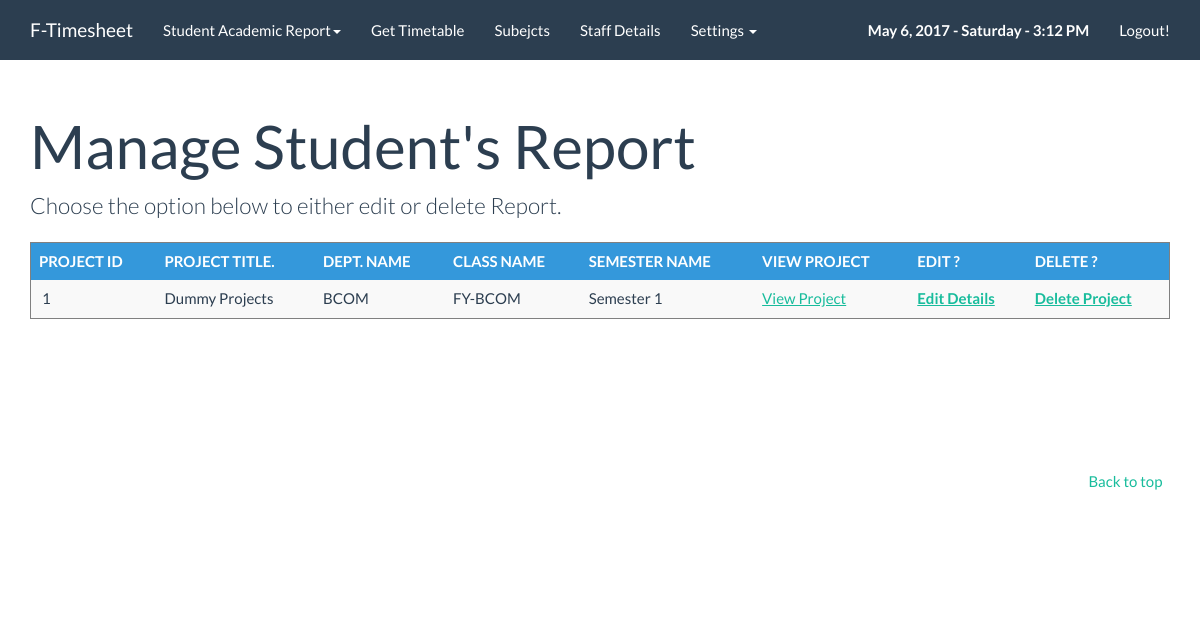
The app's page /projectsdit.php (signed in) with its own data.
### tables this page shows
CREATE TABLE IF NOT EXISTS `projects` (
  `ProjectId` int(11) NOT NULL AUTO_INCREMENT,
  `ProjectTitle` varchar(100) NOT NULL,
  `ProjectFileName` varchar(100) NOT NULL,
  `DeptId` int(11) NOT NULL,
  `SemesterId` int(11) NOT NULL,
  `ClassId` int(11) NOT NULL,
  PRIMARY KEY (`ProjectId`)
);

CREATE TABLE IF NOT EXISTS `departments` (
  `DeptId` int(10) NOT NULL AUTO_INCREMENT,
  `DeptInitials` varchar(50) NOT NULL,
  `DeptFullName` varchar(100) NOT NULL,
  PRIMARY KEY (`DeptId`),
  UNIQUE KEY `DeptInitials` (`DeptInitials`),
  UNIQUE KEY `DeptInitials_2` (`DeptInitials`)
);

CREATE TABLE IF NOT EXISTS `classes` (
  `ClassId` int(11) NOT NULL AUTO_INCREMENT,
  `ClassInitials` varchar(50) NOT NULL,
  `ClassFullName` varchar(100) NOT NULL,
  `ClassStrength` int(10) NOT NULL,
  `DeptId` int(11) NOT NULL,
  PRIMARY KEY (`ClassId`)
);

CREATE TABLE IF NOT EXISTS `semesters` (
  `SemesterId` int(11) NOT NULL AUTO_INCREMENT,
  `SemesterName` varchar(50) NOT NULL,
  `DeptId` int(11) NOT NULL,
  PRIMARY KEY (`SemesterId`)
);

### projectsdit.php (the view, shortened to what this page needs)
<?PHP
include("config.php");
?><!DOCTYPE html>
<html lang="en">
  <head>
    <link rel="stylesheet" href="css/bootstrap.css" media="screen">
    <link rel="stylesheet" href="css/custom.min.css">
<body>
    <div class="navbar navbar-default navbar-fixed-top">
      <div class="container">
        <div class="navbar-header">
          <a href="index.php" class="navbar-brand">F-Timesheet</a>
        </div>
        <div class="navbar-collapse collapse" id="navbar-main">
        <ul class="nav navbar-nav">
         <li class="dropdown">
          <a href="#" class="dropdown-toggle" data-toggle="dropdown" role="button" aria-expanded="false">Student Academic Report<span class="caret"></span></a>
        </li>
			<li>
              <a href="timetableget.php">Get Timetable</a>
            </li>
			<li>
              <a href="subjectsget.php">Subejcts</a>
            </li>
		 <li>
              <a href="staffdetails.php">Staff Details</a>
            </li>
		<li class="dropdown">
          <a href="#" class="dropdown-toggle" data-toggle="dropdown" role="button" aria-expanded="false">Settings <span class="caret"></span></a>
        </li>
          </ul>
          <ul class="nav navbar-nav navbar-right">
            <li style="text-decoration:none;"><a><span id="date_time"></span></a>
            <script type="text/javascript">window.onload = date_time('date_time');</script></li>
			 <li>
              <a href="logout.php">Logout!</a>
            </li>
          </ul>
        </div>
      </div>
    </div>
    <div class="container">
     <div class="page-header" id="banner">
        <div class="row">
          <div class="col-lg-8 col-md-7 col-sm-6">
            <h1>Manage Student's Report</h1>
          </div>
		  <? if (!$_GET['typ']){ ?>
		   <div class="col-lg-12">
		   <p class="lead">Choose the option below to either edit or delete Report.</p>
		  <?
		  $sql=" SELECT * from projects pp, departments d, semesters se, classes c WHERE  pp.DeptId = d.DeptId AND pp.SemesterId = se.SemesterId AND pp.ClassId = c.ClassId ORDER BY ProjectTitle ASC";
			 $result = mysqli_query($conn,$sql);
			if(mysqli_num_rows($result)>0){ $i=1;
?>
		  <table class="table table-striped table-hover " border="1">
  <thead>
    <tr class="info">
      <th >PROJECT ID</th>
      <th >PROJECT TITLE.</th>
     <th >DEPT. NAME</th>
    <th >CLASS NAME</th>
     <th >SEMESTER NAME</th>
    <th >VIEW PROJECT</th>
      <th >EDIT ?</th>
     <th >DELETE ?</th>
    </tr>
  </thead>
  <tbody>
  <?
 while ($ListData=mysqli_fetch_array($result)){
 	?>
  <tr>
      <td>&nbsp;<?=$ListData['ProjectId'];?></td>
      <td><?=$ListData['ProjectTitle'];?></td>
      <td><?=$ListData['DeptInitials'];?></td>
      <td><?=$ListData['ClassInitials'];?></td>
      <td><?=$ListData['SemesterName'];?></td>
      <td><a href="projects/<?=$ListData['ProjectFileName'];?>" target="_blank"> View Project</a></td>
     <td><a href="projectsdit.php?id=<?=$ListData['ProjectId'];?>&typ=edit" ><b>Edit Details</b></a></td>
	   <td><a href="projectsdit.php?id=<?=$ListData['ProjectId'];?>&typ=del" onclick="return confirm('Are you sure you want to Delete this Project?');" ><b>Delete Project</b></a></td>
    </tr>
<?    $i= $i+1; }
 echo "</tbody></table>";
}else{ echo "<td><center><font color='blue'><b>NO RESULTS FOUND !</b></font>!</center></td></tr>"; } mysqli_close($conn);
?>
		  </div>
		  <? }  if ($_GET['typ'] == 'edit'){
$GetReport = "SELECT * from projects where ProjectId=".$_GET['id'];
$FetchReport = mysqli_query($conn,$GetReport);
$FetchReport = mysqli_fetch_array($FetchReport);
$GetDept = "SELECT * from departments";
$FetchDept = mysqli_query($conn,$GetDept);
$GetClass = "SELECT * from classes WHERE DeptId=".$FetchReport['DeptId'];
$FetchClass = mysqli_query($conn,$GetClass);
$GetSem = "SELECT * from semesters WHERE DeptId=".$FetchReport['DeptId'];
$FetchSem = mysqli_query($conn,$GetSem);
		?>
		   <div class="col-lg-10">
		   <p class="lead">Edit Report Details.</p>
	 <div class="well bs-component">
	 <form class="form-horizontal" onsubmit="return verify1();" id="infoForm1" method="POST" >
  <fieldset>
    <div class="form-group">
      <label for="select" class="col-lg-2 control-label">Select Dept.</label>
      <div class="col-lg-10">
       <label><select class="form-control" name="selectdept" id="selectdept">
	   <option value=""> -- Select Department for Time Table --</option>
	    <?  if(mysqli_num_rows($FetchDept)>0){ $i=1;
				while ($ListData=mysqli_fetch_array($FetchDept)){
					if($ListData['DeptId'] == $FetchReport['DeptId']){ $selected = "selected";}else{$selected = "";}
		?>
          <option value="<?=$ListData['DeptId'];?>" <?=$selected;?>>&nbsp;<?=$ListData['DeptInitials'];?> </option>
<?    $i= $i+1; }  }else{ echo "No Streams added to Display"; } mysqli_close($conn); ?>
         </select> </label>
        </select>
      </div>
    </div>
    <div class="form-group">
      <label for="select" class="col-lg-2 control-label">Select Class</label>
      <div class="col-lg-10">
       <label><select class="form-control" id="selectclass"  name="selectclass">
	   <option value=""> -- Select Class for Time Table --</option>
	    <?  if(mysqli_num_rows($FetchClass)>0){ $i=1;
				while ($ListData=mysqli_fetch_array($FetchClass)){
					if($ListData['ClassId'] == $FetchReport['ClassId']){ $selected = "selected";}else{$selected = "";}
		?>
          <option value="<?=$ListData['ClassId'];?>" <?=$selected;?>>&nbsp;<?=$ListData['ClassInitials'];?> </option>
<?    $i= $i+1; }  }else{ echo "No Streams added to Display"; } mysqli_close($conn); ?>
         </select> </label>
        </select>
      </div>
    </div>
         <div class="form-group">
      <label for="select" class="col-lg-2 control-label">Select Semester</label>
      <div class="col-lg-10">
       <label><select class="form-control" id="selectsemester"  name="selectsemester">
	   <option value=""> -- Select Semester for Time Table --</option>
	    <?  if(mysqli_num_rows($FetchSem)>0){ $i=1;
				while ($ListData=mysqli_fetch_array($FetchSem)){
					if($ListData['SemesterId'] == $FetchReport['SemesterId']){ $selected = "selected";}else{$selected = "";}
		?>
          <option value="<?=$ListData['SemesterId'];?>" <?=$selected;?>>&nbsp;<?=$ListData['SemesterName'];?> </option>
<?    $i= $i+1; }  }else{ echo "No Streams added to Display"; } mysqli_close($conn); ?>
         </select> </label>
        </select>
      </div>
    </div>
	 <div class="form-group">
      <label for="inputPassword" class="col-lg-2 control-label">Project Title</label>
      <div class="col-lg-10">
        <input class="form-control" id="inputPassword" placeholder="Enter projec ttitle" type="text" name="projecttitle" value="<?=$FetchReport['ProjectTitle'];?>" maxlength="100" required>
         </div>
    </div>
	<div class="form-group">
      <label for="inputPassword" class="col-lg-2 control-label">Upload File</label>
      <div class="col-lg-10">
			Current File: <a href="project/<?=$FetchReport['ProjectFileName'];?>" target="_blank"> View Report</a><br><br>
         <input type="file" name="ttfile" accept=".pdf,.doc,.docx,.img" >
         </div>
    </div>
    <div class="form-group">
      <div class="col-lg-10 col-lg-offset-2">
	  <input type="hidden" value="projectupdate" name="formtype"/>
	  <input type="hidden" value="<?=$_GET['id'];?>"  name="projectid"/>
	  <input type="hidden" value="<?=$FetchReport['ProjectFileName'];?>"  name="projectfilename"/>
        <button type="submit" class="btn btn-primary">Update Project Details</button>
		<br><br><div id="show1" style="color:red; font-weight:bold;"></div>
      </div>
    </div>
  </fieldset>
</form>
</div></div>
<script type="text/javascript">
	 	  function  verify1(){
	$("#show1").html("<img src='images/loadingbar.gif'/>");
	jQuery.ajax({ type: 'POST', url:"functions.php", data: new FormData($("#infoForm1")[0]), processData: false, contentType: false, success: function(returnval){
    //  alert("success");
       $("#show1").html(returnval);
	  // $('#show1').delay(2000).fadeOut();
	   $('#show1').show();
  }  });
	return false;
  }
$(document).on("change", '#selectdept', function(e) {
            var department = $(this).val();
            var getsemfrmdept = "getsemfrmdept";
           var getsemclassfrmdept = "getsemclassfrmdept";
            $.ajax({
                type: "POST",
                data: {selectdept: department, formtype: getsemfrmdept },
				 dataType: 'json',
                url: 'functions.php',
               success: function(json) {
					$('#divsem').show();
					var $el = $("#selectsemester");
                    $el.empty(); // remove old options
                    $el.append($("<option></option>").attr("value", '').text('-- Select Semester for Time Table --'));
                     $.each(json, function(value, key) {
						 // console.log(key.ClassId + ':' + key.ClassInitials);
						$el.append($("<option></option>").attr("value", key.SemesterId).text(key.SemesterName));
                    });
	              }
            });
			$.ajax({
                type: "POST",
                data: {selectdept: department, formtype: getsemclassfrmdept },
				 dataType: 'json',
                url: 'functions.php',
               success: function(json) {
					var $el2 = $("#selectclass");
                    $el2.empty(); // remove old options
                    $el2.append($("<option></option>").attr("value", '').text('-- Select Class for Time Table --'));
                    $.each(json, function(value, key) {
						   console.log(key.ClassId + ':' + key.ClassInitials);
						$el2.append($("<option></option>").attr("value", key.ClassId).text(key.ClassInitials));
                    });
	              }
            });
        });
  </script>
		  <? }  ?>
		  </div>
      <footer> <br><br> <br><br>
        <div class="row">
		<ul class="list-unstyled">
              <li class="pull-right"><a href="#top">Back to top</a></li>
			  </ul>
        </div>
      </footer>
    </div>
 </body>
</html>

### records on screen
projects: ProjectId "1", ProjectTitle "Dummy Projects", DeptId.DeptInitials "BCOM", ClassId.ClassInitials "FY-BCOM", SemesterId.SemesterName "Semester 1"
